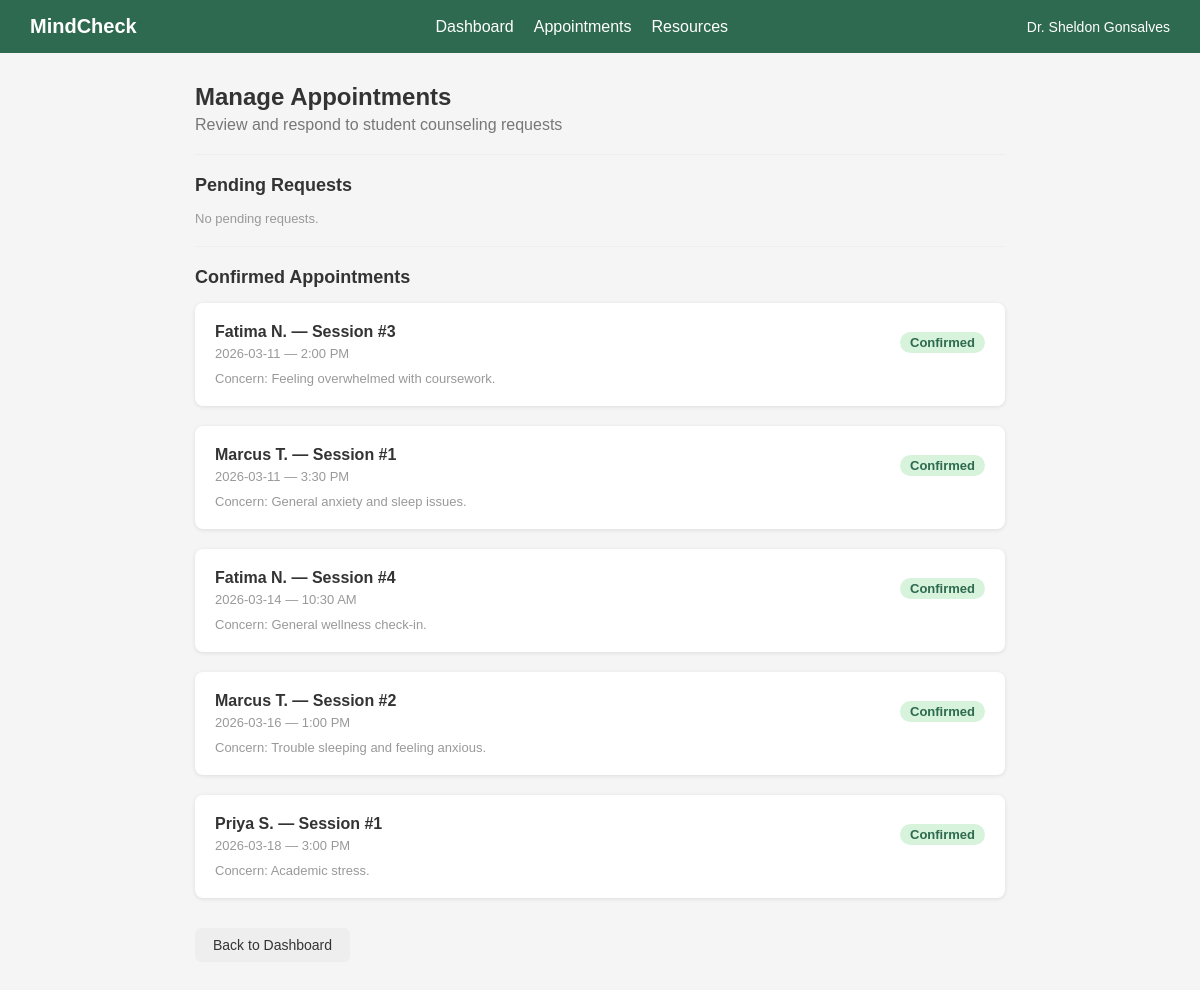
Page /counselor/appointments (signed in) on the committed database.
### tables this page shows
CREATE TABLE appointments (
            id INTEGER PRIMARY KEY AUTOINCREMENT,
            student_name TEXT NOT NULL,
            counselor_id INTEGER NOT NULL,
            appt_date TEXT NOT NULL,
            appt_time TEXT NOT NULL,
            concern TEXT,
            status TEXT DEFAULT 'Pending',
            session_number INTEGER DEFAULT 1
        );

### app.py (the view)
@app.route('/counselor/appointments')
def counselor_appointments_page():
    if 'counselor_id' not in session:
        return redirect(url_for('counselor_login_page'))
    pending, confirmed = counselor_service.get_appointments(session['counselor_id'])
    return render_template('counselor-appointments.html',
        counselor_name=session['counselor_name'],
        pending=pending,
        confirmed=confirmed
    )

### student_wellness/counselor_service.py (called while the page is built)
def get_connection():
    conn = sqlite3.connect(DATABASE)
    conn.row_factory = sqlite3.Row
    return conn

    def get_appointments(self, counselor_id):
        conn = get_connection()
        pending = conn.execute(
            "SELECT * FROM appointments WHERE counselor_id=? AND status='Pending' ORDER BY appt_date",
            (counselor_id,)
        ).fetchall()
        confirmed = conn.execute(
            "SELECT * FROM appointments WHERE counselor_id=? AND status='Confirmed' ORDER BY appt_date",
            (counselor_id,)
        ).fetchall()
        conn.close()
        return [dict(a) for a in pending], [dict(a) for a in confirmed]

### templates/counselor-appointments.html (shortened to what this page needs)
<!DOCTYPE html>
<html lang="en">
<head>
    <link rel="stylesheet" href="/static/css/styles.css">
</head>
<body>
<nav>
    <a href="/counselor/dashboard" class="logo">MindCheck</a>
    <ul>
        <li><a href="/counselor/dashboard">Dashboard</a></li>
        <li><a href="/counselor/appointments">Appointments</a></li>
        <li><a href="/counselor/resources">Resources</a></li>
    </ul>
    <span class="user">{{ counselor_name }}</span>
</nav>
<div class="container">
    <h1>Manage Appointments</h1>
    <p class="subtitle">Review and respond to student counseling requests</p>
    <hr class="divider">
    <h2 style="margin-bottom: 15px;">Pending Requests</h2>
    {% for appt in pending %}
    <div class="card">
        <div style="display: flex; justify-content: space-between; align-items: center;">
            <div>
                <p><strong>{{ appt.student_name }}</strong></p>
                <p class="text-muted" style="margin-top: 5px;">{{ appt.appt_date }} — {{ appt.appt_time }}</p>
            </div>
            <span class="badge badge-yellow">Pending</span>
        </div>
        <p class="text-muted" style="margin-top: 10px;">Concern: {{ appt.concern }}</p>
        <label style="margin-top: 15px;">Reschedule Date</label>
        <input type="date" id="date-{{ appt.id }}">
        <label>Reschedule Time</label>
        <select id="time-{{ appt.id }}">
            <option>9:00 AM</option>
            <option>10:00 AM</option>
            <option>11:00 AM</option>
            <option>1:00 PM</option>
            <option>2:00 PM</option>
            <option>3:00 PM</option>
        </select>
        <div style="display: flex; gap: 10px; margin-top: 15px;">
            <form method="POST" action="/counselor/appointments/action/{{ appt.id }}" style="flex: 1;">
                <input type="hidden" name="action" value="approve">
                <button type="submit" class="btn btn-green" style="width: 100%;">Approve</button>
            </form>
            <form method="POST" action="/counselor/appointments/action/{{ appt.id }}" style="flex: 1;" id="form-reschedule-{{ appt.id }}">
                <input type="hidden" name="action" value="reschedule">
                <input type="hidden" name="new_date" id="hidden-date-{{ appt.id }}">
                <input type="hidden" name="new_time" id="hidden-time-{{ appt.id }}">
                <button type="button" class="btn btn-gray" style="width: 100%;"
                    onclick="submitReschedule({{ appt.id }})">Propose Reschedule</button>
            </form>
            <form method="POST" action="/counselor/appointments/action/{{ appt.id }}" style="flex: 1;">
                <input type="hidden" name="action" value="decline">
                <button type="submit" class="btn btn-gray" style="width: 100%;">Decline</button>
            </form>
        </div>
    </div>
    {% else %}
    <p class="text-muted">No pending requests.</p>
    {% endfor %}
    <hr class="divider">
    <h2 style="margin-bottom: 15px;">Confirmed Appointments</h2>
    {% for appt in confirmed %}
    <div class="card">
        <div style="display: flex; justify-content: space-between; align-items: center;">
            <div>
                <p><strong>{{ appt.student_name }} — Session #{{ appt.session_number }}</strong></p>
                <p class="text-muted" style="margin-top: 5px;">{{ appt.appt_date }} — {{ appt.appt_time }}</p>
            </div>
            <span class="badge badge-green">Confirmed</span>
        </div>
        <p class="text-muted" style="margin-top: 10px;">Concern: {{ appt.concern }}</p>
    </div>
    {% else %}
    <p class="text-muted">No confirmed appointments.</p>
    {% endfor %}
    <a href="/counselor/dashboard" class="btn btn-gray" style="margin-top: 10px;">Back to Dashboard</a>
</div>
</body>
</html>

### static/css/styles.css (style rules this page uses)
* { margin: 0; padding: 0; box-sizing: border-box; }
body { font-family: Arial, sans-serif; background-color: #f5f5f5; color: #333; }
nav { background-color: #2d6a4f; padding: 15px 30px; display: flex; justify-content: space-between; align-items: center; }
nav a.logo { color: white; font-size: 20px; font-weight: bold; text-decoration: none; }
nav ul { list-style: none; display: flex; gap: 20px; }
nav ul a { color: white; text-decoration: none; }
nav .user { color: white; font-size: 14px; }
.container { max-width: 850px; margin: 30px auto; padding: 0 20px; }
h1 { font-size: 24px; margin-bottom: 5px; }
h2 { font-size: 18px; margin-bottom: 12px; }
.subtitle { color: #777; margin-bottom: 20px; }
.card { background: white; border-radius: 8px; padding: 20px; margin-bottom: 20px; box-shadow: 0 1px 4px rgba(0,0,0,0.1); }
.btn { display: inline-block; padding: 9px 18px; border-radius: 6px; font-size: 14px; cursor: pointer; border: none; text-decoration: none; font-family: Arial, sans-serif; }
.btn-gray { background-color: #eee; color: #333; }
.badge { display: inline-block; padding: 3px 10px; border-radius: 20px; font-size: 13px; font-weight: bold; }
.badge-green { background: #d8f3dc; color: #2d6a4f; }
.text-muted { color: #999; font-size: 13px; }
.divider { border: none; border-top: 1px solid #eee; margin: 20px 0; }

### rows in the picture
appointments: student_name "Fatima N.", session_number "3", appt_date "2026-03-11", appt_time "2:00 PM", concern "Feeling overwhelmed with coursework."
appointments: student_name "Marcus T.", session_number "1", appt_date "2026-03-11", appt_time "3:30 PM", concern "General anxiety and sleep issues."
appointments: student_name "Fatima N.", session_number "4", appt_date "2026-03-14", appt_time "10:30 AM", concern "General wellness check-in."
appointments: student_name "Marcus T.", session_number "2", appt_date "2026-03-16", appt_time "1:00 PM", concern "Trouble sleeping and feeling anxious."
appointments: student_name "Priya S.", session_number "1", appt_date "2026-03-18", appt_time "3:00 PM", concern "Academic stress."

### other values in the picture
{{ counselor_name }} "Dr. Sheldon Gonsalves"
